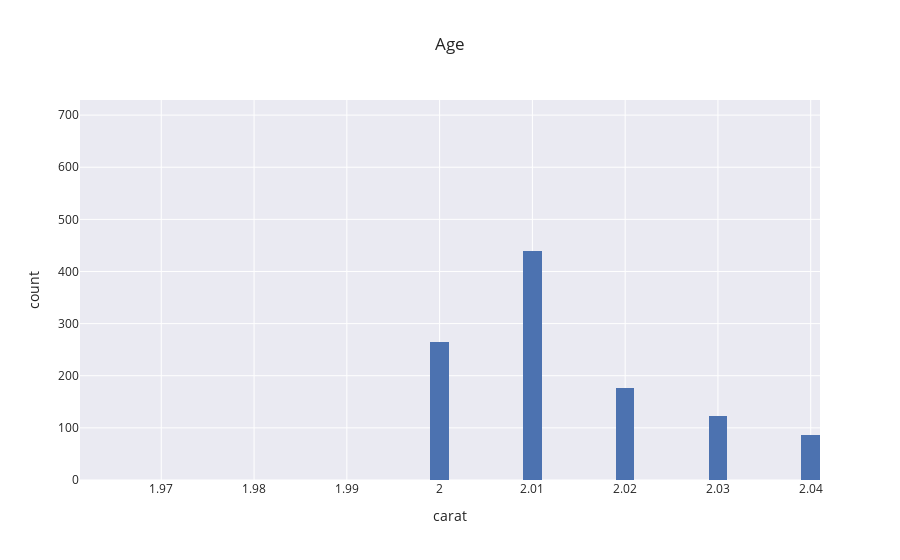

Notebook cell for this chart:
### Code cell
fig=px.histogram(df.loc[df['marketing_carat']=='good'], x='carat',nbins=1000,template='seaborn',title='Age',barmode='group')
fig.show()

### Figure 1 — Plotly figure (JSON) as saved in the notebook; plotly's stock layout.template omitted (floating-point values rounded to 4 significant figures; data arrays with more than 128 entries replaced by an {"elided": "..."} marker saying what was removed)
{"data": [{"alignmentgroup": "True", "bingroup": "x", "hovertemplate": "carat=%{x}<br>count=%{y}<extra></extra>", "legendgroup": "", "marker": {"color": "rgb(76,114,176)"}, "name": "", "nbinsx": 1000, "offsetgroup": "", "orientation": "v", "showlegend": false, "type": "histogram", "x": {"elided": "9146 float values"}, "xaxis": "x", "yaxis": "y"}], "layout": {"autosize": true, "barmode": "group", "legend": {"tracegroupgap": 0}, "title": {"text": "Age"}, "xaxis": {"anchor": "y", "autorange": false, "domain": [0, 1], "range": [1.961, 2.041], "title": {"text": "carat"}, "type": "linear"}, "yaxis": {"anchor": "x", "autorange": false, "domain": [0, 1], "range": [0, 729.0], "title": {"text": "count"}}}}
